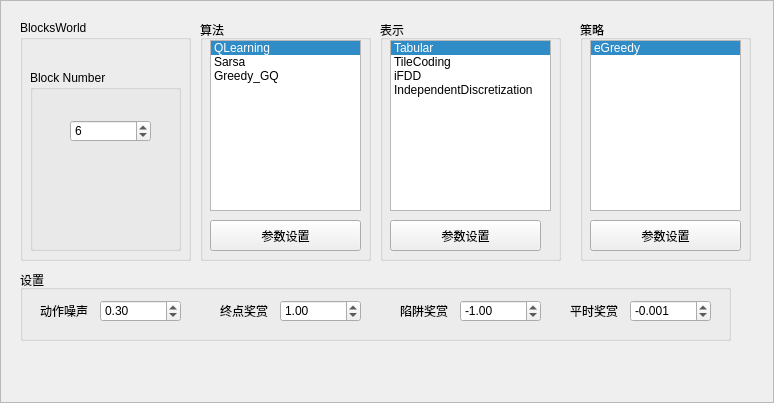
<?xml version="1.0" encoding="UTF-8"?>
<ui version="4.0">
 <class>Frame</class>
 <widget class="QFrame" name="Frame">
  <property name="geometry">
   <rect>
    <x>0</x>
    <y>0</y>
    <width>774</width>
    <height>403</height>
   </rect>
  </property>
  <property name="windowTitle">
   <string>Frame</string>
  </property>
  <property name="frameShape">
   <enum>QFrame::StyledPanel</enum>
  </property>
  <property name="frameShadow">
   <enum>QFrame::Raised</enum>
  </property>
  <widget class="QGroupBox" name="groupBox">
   <property name="geometry">
    <rect>
     <x>20</x>
     <y>20</y>
     <width>171</width>
     <height>241</height>
    </rect>
   </property>
   <property name="title">
    <string>BlocksWorld</string>
   </property>
   <widget class="QGroupBox" name="groupBox_6">
    <property name="geometry">
     <rect>
      <x>10</x>
      <y>50</y>
      <width>151</width>
      <height>181</height>
     </rect>
    </property>
    <property name="title">
     <string>Block Number</string>
    </property>
    <widget class="QSpinBox" name="spinBoxBlocksNumber">
     <property name="geometry">
      <rect>
       <x>40</x>
       <y>50</y>
       <width>81</width>
       <height>22</height>
      </rect>
     </property>
     <property name="minimum">
      <number>5</number>
     </property>
     <property name="value">
      <number>6</number>
     </property>
    </widget>
   </widget>
  </widget>
  <widget class="QGroupBox" name="groupBox_2">
   <property name="geometry">
    <rect>
     <x>200</x>
     <y>20</y>
     <width>171</width>
     <height>241</height>
    </rect>
   </property>
   <property name="title">
    <string>算法</string>
   </property>
   <widget class="QListWidget" name="lstAgent">
    <property name="geometry">
     <rect>
      <x>10</x>
      <y>20</y>
      <width>151</width>
      <height>171</height>
     </rect>
    </property>
    <property name="currentRow">
     <number>0</number>
    </property>
    <item>
     <property name="text">
      <string>QLearning</string>
     </property>
    </item>
    <item>
     <property name="text">
      <string>Sarsa</string>
     </property>
    </item>
    <item>
     <property name="text">
      <string>Greedy_GQ</string>
     </property>
    </item>
   </widget>
   <widget class="QPushButton" name="btnConfigAgent">
    <property name="geometry">
     <rect>
      <x>10</x>
      <y>200</y>
      <width>151</width>
      <height>31</height>
     </rect>
    </property>
    <property name="text">
     <string>参数设置</string>
    </property>
   </widget>
  </widget>
  <widget class="QGroupBox" name="groupBox_3">
   <property name="geometry">
    <rect>
     <x>380</x>
     <y>20</y>
     <width>181</width>
     <height>241</height>
    </rect>
   </property>
   <property name="title">
    <string>表示</string>
   </property>
   <widget class="QListWidget" name="lstRepresentation">
    <property name="geometry">
     <rect>
      <x>10</x>
      <y>20</y>
      <width>161</width>
      <height>171</height>
     </rect>
    </property>
    <property name="currentRow">
     <number>0</number>
    </property>
    <item>
     <property name="text">
      <string>Tabular</string>
     </property>
    </item>
    <item>
     <property name="text">
      <string>TileCoding</string>
     </property>
    </item>
    <item>
     <property name="text">
      <string>iFDD</string>
     </property>
    </item>
    <item>
     <property name="text">
      <string>IndependentDiscretization</string>
     </property>
    </item>
   </widget>
   <widget class="QPushButton" name="btnConfigRepresentation">
    <property name="geometry">
     <rect>
      <x>10</x>
      <y>200</y>
      <width>151</width>
      <height>31</height>
     </rect>
    </property>
    <property name="text">
     <string>参数设置</string>
    </property>
   </widget>
  </widget>
  <widget class="QGroupBox" name="groupBox_4">
   <property name="geometry">
    <rect>
     <x>580</x>
     <y>20</y>
     <width>171</width>
     <height>241</height>
    </rect>
   </property>
   <property name="title">
    <string>策略</string>
   </property>
   <widget class="QListWidget" name="lstPolicy">
    <property name="geometry">
     <rect>
      <x>10</x>
      <y>20</y>
      <width>151</width>
      <height>171</height>
     </rect>
    </property>
    <property name="currentRow">
     <number>0</number>
    </property>
    <item>
     <property name="text">
      <string>eGreedy</string>
     </property>
    </item>
   </widget>
   <widget class="QPushButton" name="btnConfigPolicy">
    <property name="geometry">
     <rect>
      <x>10</x>
      <y>200</y>
      <width>151</width>
      <height>31</height>
     </rect>
    </property>
    <property name="text">
     <string>参数设置</string>
    </property>
   </widget>
  </widget>
  <widget class="QGroupBox" name="groupBox_5">
   <property name="geometry">
    <rect>
     <x>20</x>
     <y>270</y>
     <width>711</width>
     <height>71</height>
    </rect>
   </property>
   <property name="title">
    <string>设置</string>
   </property>
   <widget class="QLabel" name="label">
    <property name="geometry">
     <rect>
      <x>20</x>
      <y>30</y>
      <width>54</width>
      <height>21</height>
     </rect>
    </property>
    <property name="text">
     <string>动作噪声</string>
    </property>
   </widget>
   <widget class="QDoubleSpinBox" name="spNoise">
    <property name="geometry">
     <rect>
      <x>80</x>
      <y>30</y>
      <width>81</width>
      <height>22</height>
     </rect>
    </property>
    <property name="minimum">
     <double>0.000000000000000</double>
    </property>
    <property name="maximum">
     <double>1.000000000000000</double>
    </property>
    <property name="singleStep">
     <double>0.100000000000000</double>
    </property>
    <property name="value">
     <double>0.300000000000000</double>
    </property>
   </widget>
   <widget class="QLabel" name="label_2">
    <property name="geometry">
     <rect>
      <x>200</x>
      <y>30</y>
      <width>54</width>
      <height>21</height>
     </rect>
    </property>
    <property name="text">
     <string>终点奖赏</string>
    </property>
   </widget>
   <widget class="QDoubleSpinBox" name="spGoalReward">
    <property name="geometry">
     <rect>
      <x>260</x>
      <y>30</y>
      <width>81</width>
      <height>22</height>
     </rect>
    </property>
    <property name="minimum">
     <double>-999999999.000000000000000</double>
    </property>
    <property name="maximum">
     <double>999999999.000000000000000</double>
    </property>
    <property name="value">
     <double>1.000000000000000</double>
    </property>
   </widget>
   <widget class="QLabel" name="label_3">
    <property name="geometry">
     <rect>
      <x>380</x>
      <y>30</y>
      <width>54</width>
      <height>21</height>
     </rect>
    </property>
    <property name="text">
     <string>陷阱奖赏</string>
    </property>
   </widget>
   <widget class="QDoubleSpinBox" name="spPitReward">
    <property name="geometry">
     <rect>
      <x>440</x>
      <y>30</y>
      <width>81</width>
      <height>22</height>
     </rect>
    </property>
    <property name="minimum">
     <double>-999999999.000000000000000</double>
    </property>
    <property name="maximum">
     <double>999999999.000000000000000</double>
    </property>
    <property name="value">
     <double>-1.000000000000000</double>
    </property>
   </widget>
   <widget class="QLabel" name="label_4">
    <property name="geometry">
     <rect>
      <x>550</x>
      <y>30</y>
      <width>54</width>
      <height>21</height>
     </rect>
    </property>
    <property name="text">
     <string>平时奖赏</string>
    </property>
   </widget>
   <widget class="QDoubleSpinBox" name="spStepReward">
    <property name="geometry">
     <rect>
      <x>610</x>
      <y>30</y>
      <width>81</width>
      <height>22</height>
     </rect>
    </property>
    <property name="decimals">
     <number>3</number>
    </property>
    <property name="minimum">
     <double>-999999999.000000000000000</double>
    </property>
    <property name="maximum">
     <double>999999999.000000000000000</double>
    </property>
    <property name="value">
     <double>-0.001000000000000</double>
    </property>
   </widget>
  </widget>
 </widget>
 <resources/>
 <connections/>
</ui>
